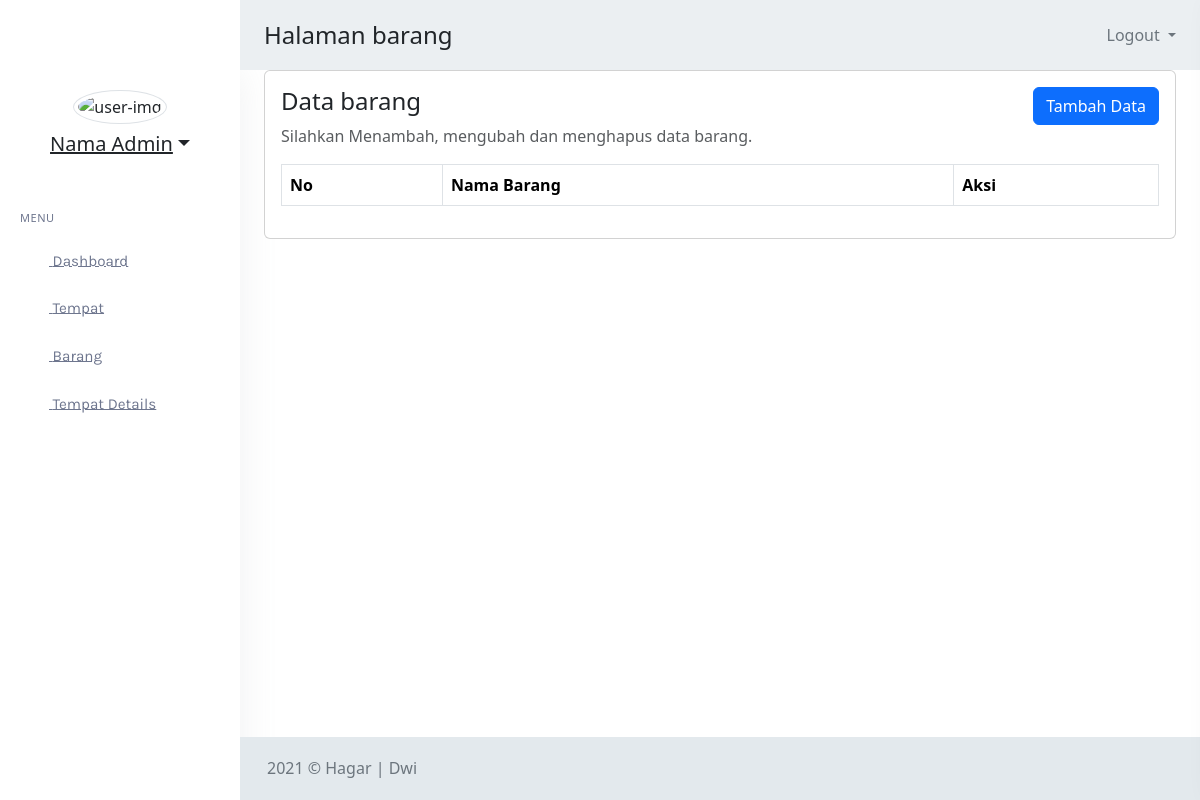
The app's page /Admin/Barang/index.php (signed in), older data.
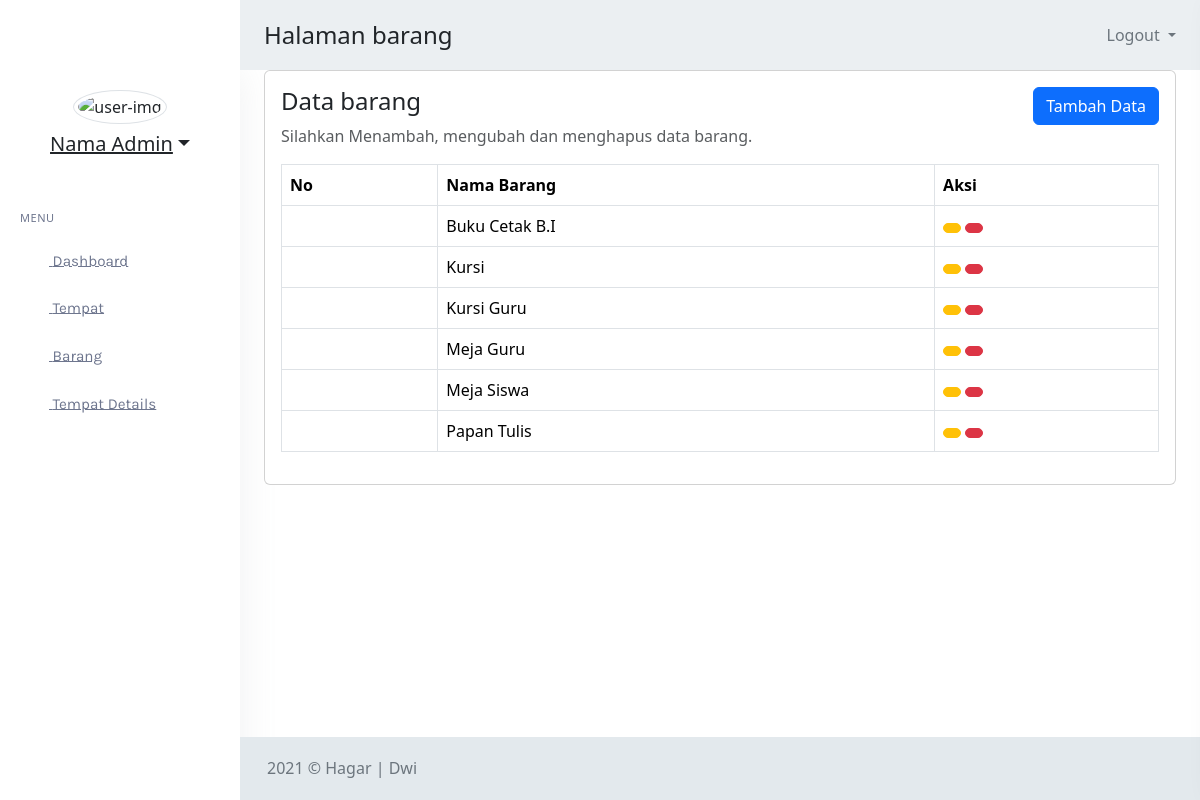
The same page, newer data.
### tables this page shows
CREATE TABLE `barang` (
  `id` int(11) NOT NULL,
  `nm_barang` varchar(100) NOT NULL
);

### Admin/Barang/functions.php (called while the page is built, shortened)
<?php
include '../../koneksidb.php';
function read()
{
    global $conn;
    $query = mysqli_query($conn, "SELECT * FROM barang  ORDER BY nm_barang");
    $rows = [];
    while ($data = mysqli_fetch_assoc($query)) {
        $rows[] = $data;
    }
    return $rows;
}

### Admin/Barang/index.php (the view, shortened to what this page needs)
<!DOCTYPE html>
<html lang="en">
<?php
include 'functions.php';
$row = read();
$halaman = 'barang'
?>
<head>
    <link href="../../assets/libs/datatables.net-bs5/css/dataTables.bootstrap5.min.css" rel="stylesheet" type="text/css" />
    <link href="../../assets/libs/datatables.net-responsive-bs5/css/responsive.bootstrap5.min.css" rel="stylesheet" type="text/css" />
    <link href="../../assets/libs/datatables.net-buttons-bs5/css/buttons.bootstrap5.min.css" rel="stylesheet" type="text/css" />
    <link href="../../assets/libs/datatables.net-select-bs5/css//select.bootstrap5.min.css" rel="stylesheet" type="text/css" />
    <link href="../../assets/libs/sweetalert2/sweetalert2.min.css" rel="stylesheet" type="text/css" />
    <?php include '../Layouts/header.php' ?>
</head>
<body>
    <div id="wrapper">
        <?php include '../Layouts/topbar.php' ?>
        <?php include '../Layouts/leftbar.php' ?>
        <div class="content-page">
            <div class="content">
                <div class="container-fluid">
                    <div class="row">
                        <div class="col-12">
                            <div class="card">
                                <div class="card-body">
                                    <a href="add.php" class=" btn btn-primary float-end">Tambah Data</a>
                                    <h4 class="mt-0 header-title">Data <?= $halaman ?></h4>
                                    <p class="text-muted font-14 mb-3">
                                        Silahkan Menambah, mengubah dan menghapus data <?= $halaman ?>.
                                    </p>
                                    <table id="myTable" class="table table-bordered dt-responsive table-responsive nowrap">
                                        <thead>
                                            <tr>
                                                <th>No</th>
                                                <th>Nama Barang</th>
                                                <th>Aksi</th>
                                            </tr>
                                        </thead>
                                        <tbody>
                                            <?php foreach ($row as $key => $item) { ?>
                                                <tr>
                                                    <td></td>
                                                    <td><?= $item['nm_barang'] ?></td>
                                                    <td>
                                                        <a href="edit.php?id=<?= $item['id'] ?>" class="btn btn-warning btn-sm rounded-pill" title="Ubah"><i class="fas fa-pencil-alt"></i></a>
                                                        <a data-id="<?= $item['id'] ?>" class="btnHapus btn btn-danger btn-sm rounded-pill" title="Hapus"><i class="fas fa-trash-alt"></i></a>
                                                    </td>
                                                </tr>
                                            <?php } ?>
                                        </tbody>
                                    </table>
                                </div>
                            </div>
                        </div>
                    </div>
                </div>
            </div>
            <?php include '../Layouts/footer.php' ?>
        </div>
    </div>
</body>
</html>

Row changes from the older to the newer data that the page shows:
added barang: nm_barang "Buku Cetak B.I"
added barang: nm_barang "Kursi"
added barang: nm_barang "Kursi Guru"
added barang: nm_barang "Meja Guru"
added barang: nm_barang "Meja Siswa"
added barang: nm_barang "Papan Tulis"
